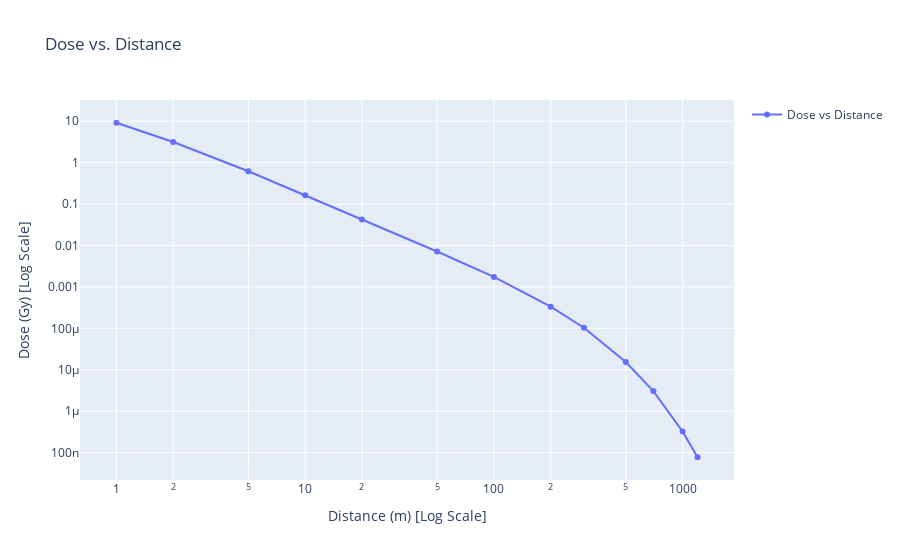

Notebook cell for this chart:
### Code cell
import plotly.graph_objects as go

# Create the figure
fig = go.Figure()

# Add scatter plot with dose vs distance
fig.add_trace(go.Scatter(
    x=filtered_data['Distance (m)'],
    y=filtered_data['Dose (Gy)'],
    mode='lines+markers',
    name='Dose vs Distance'
))

# Update layout for log scale and axis labels
fig.update_layout(
    title="Dose vs. Distance",
    xaxis_title="Distance (m) [Log Scale]",
    yaxis_title="Dose (Gy) [Log Scale]",
    xaxis_type="log",
    yaxis_type="log",
    showlegend=True
)

# Show the plot
fig.show()

### Figure 1 — Plotly figure (JSON) as saved in the notebook; plotly's stock layout.template omitted (floating-point values rounded to 4 significant figures)
{"data": [{"mode": "lines+markers", "name": "Dose vs Distance", "type": "scatter", "x": [1, 2, 5, 10, 20, 50, 100, 200, 300, 500, 700, 1000, 1200], "y": [9.2, 3.153, 0.6201, 0.163, 0.0424, 0.00716, 0.001741, 0.0003338, 0.0001031, 1.543e-05, 3.053e-06, 3.227e-07, 7.713e-08]}], "layout": {"showlegend": true, "title": {"text": "Dose vs. Distance"}, "xaxis": {"title": {"text": "Distance (m) [Log Scale]"}, "type": "log"}, "yaxis": {"title": {"text": "Dose (Gy) [Log Scale]"}, "type": "log"}}}
